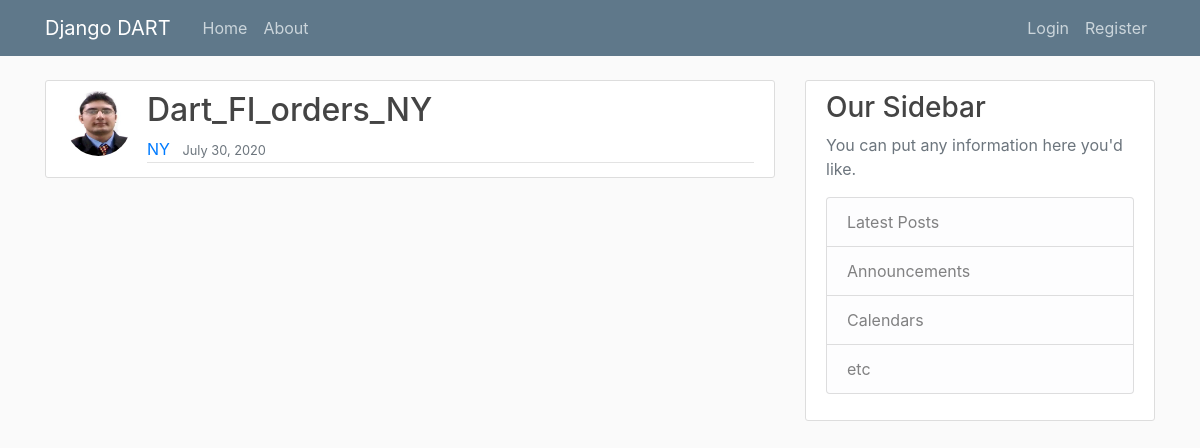
The app's page /dart/11/ with its own data.
### dart/models.py (models this page shows, shortened)
class cls_view_details(models.Model):
    tittle = models.CharField(max_length=100)
    name = models.TextField()
    region = models.CharField(max_length=10)
    create_date = models.DateTimeField(default=timezone.now)
    user = models.ForeignKey(User, on_delete=models.CASCADE)

### users/models.py (models this page shows, shortened)
class Profile(models.Model):
    user = models.OneToOneField(User, on_delete=models.CASCADE)
    image = models.ImageField(default='default.jpg', upload_to='profile_pics')

### dart/views.py (the view)
# urls.py: path('dart/<int:pk>/', DartDetailView.as_view(), name="dart-detail"),
class DartDetailView(DetailView):
    model = cls_view_details

### dart/templates/dart/cls_view_details_detail.html (shortened to what this page needs)
{% extends "dart/base.html" %}
{% block details %}
<article class="media content-section">
    <img class="rounded-circle article-img" src="{{ object.user.profile.image.url }}">
    <div class="media-body">
    <div class="article-metadata">
        <h2 class="article-title">{{ object.name }}</h2>
        <a class="mr-2" href="#">{{ object.region }}</a>
        <small class="text-muted">{{ object.create_date|date:"F d, Y" }}</small>
    </div>
    </div>
</article>
{% endblock details %}

### dart/static/dart/main.css (style rules this page uses)
body { background: #fafafa; color: #333333; margin-top: 5rem; }
h1, h2, h3, h4, h5, h6 { color: #444444; }
.content-section { background: #ffffff; padding: 10px 20px; border: 1px solid #dddddd; border-radius: 3px; margin-bottom: 20px; }
.article-title { color: #444444; }
.article-img { height: 65px; width: 65px; margin-right: 16px; }
.article-metadata { padding-bottom: 1px; margin-bottom: 4px; border-bottom: 1px solid #e3e3e3 }

### records on screen
cls_view_details: user.profile.image (picture), name "Dart_FI_orders_NY", region "NY", create_date "July 30, 2020"
